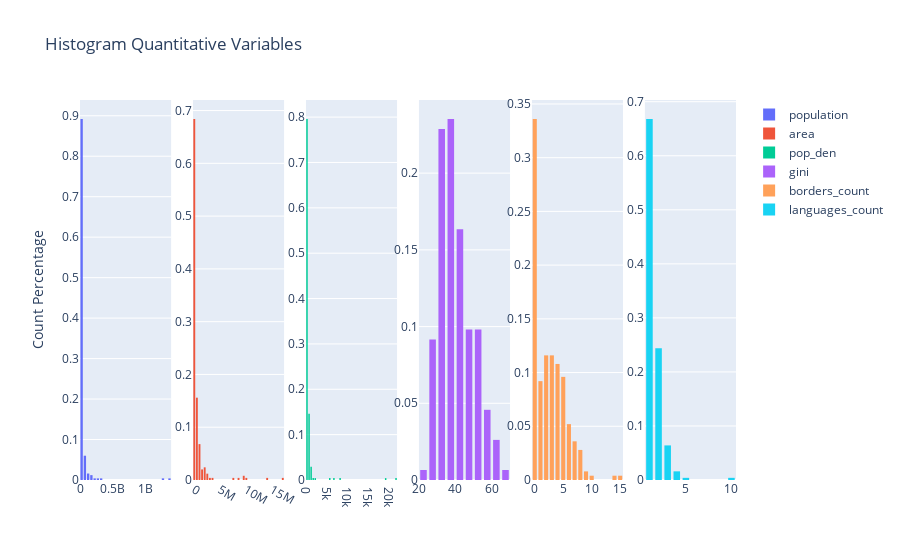

The notebook cell saved with this chart:
### Code cell
fig = make_subplots(rows=1, cols=len(df.describe().columns))

lst = df.describe().columns

for i in range(len(lst)):
    fig.add_trace(go.Histogram(x= df[lst[i]],
                               name=lst[i],
                               histnorm='probability', 
                               ), row=1, col=i+1)

fig.update_layout(
    title_text='Histogram Quantitative Variables', # title of plot
#     xaxis_title_text='Value Range', # xaxis label
    yaxis_title_text='Count Percentage', # yaxis label
    bargap=0.2, # gap between bars of adjacent location coordinates
    bargroupgap=0.1 # gap between bars of the same location coordinates
)
    
fig.show()

### Figure 1 — Plotly figure (JSON) as saved in the notebook; plotly's stock layout.template omitted (floating-point values rounded to 4 significant figures; data arrays with more than 128 entries replaced by an {"elided": "..."} marker saying what was removed)
{"data": [{"histnorm": "probability", "name": "population", "type": "histogram", "x": {"elided": "250 int values"}, "xaxis": "x", "yaxis": "y"}, {"histnorm": "probability", "name": "area", "type": "histogram", "x": {"elided": "250 float values"}, "xaxis": "x2", "yaxis": "y2"}, {"histnorm": "probability", "name": "pop_den", "type": "histogram", "x": {"elided": "250 float values"}, "xaxis": "x3", "yaxis": "y3"}, {"histnorm": "probability", "name": "gini", "type": "histogram", "x": {"elided": "250 float values"}, "xaxis": "x4", "yaxis": "y4"}, {"histnorm": "probability", "name": "borders_count", "type": "histogram", "x": {"elided": "250 int values"}, "xaxis": "x5", "yaxis": "y5"}, {"histnorm": "probability", "name": "languages_count", "type": "histogram", "x": {"elided": "250 int values"}, "xaxis": "x6", "yaxis": "y6"}], "layout": {"bargap": 0.2, "bargroupgap": 0.1, "title": {"text": "Histogram Quantitative Variables"}, "xaxis": {"anchor": "y", "domain": [0, 0.1389]}, "xaxis2": {"anchor": "y2", "domain": [0.1722, 0.3111]}, "xaxis3": {"anchor": "y3", "domain": [0.3444, 0.4833]}, "xaxis4": {"anchor": "y4", "domain": [0.5167, 0.6556]}, "xaxis5": {"anchor": "y5", "domain": [0.6889, 0.8278]}, "xaxis6": {"anchor": "y6", "domain": [0.8611, 1]}, "yaxis": {"anchor": "x", "domain": [0, 1], "title": {"text": "Count Percentage"}}, "yaxis2": {"anchor": "x2", "domain": [0, 1]}, "yaxis3": {"anchor": "x3", "domain": [0, 1]}, "yaxis4": {"anchor": "x4", "domain": [0, 1]}, "yaxis5": {"anchor": "x5", "domain": [0, 1]}, "yaxis6": {"anchor": "x6", "domain": [0, 1]}}}
